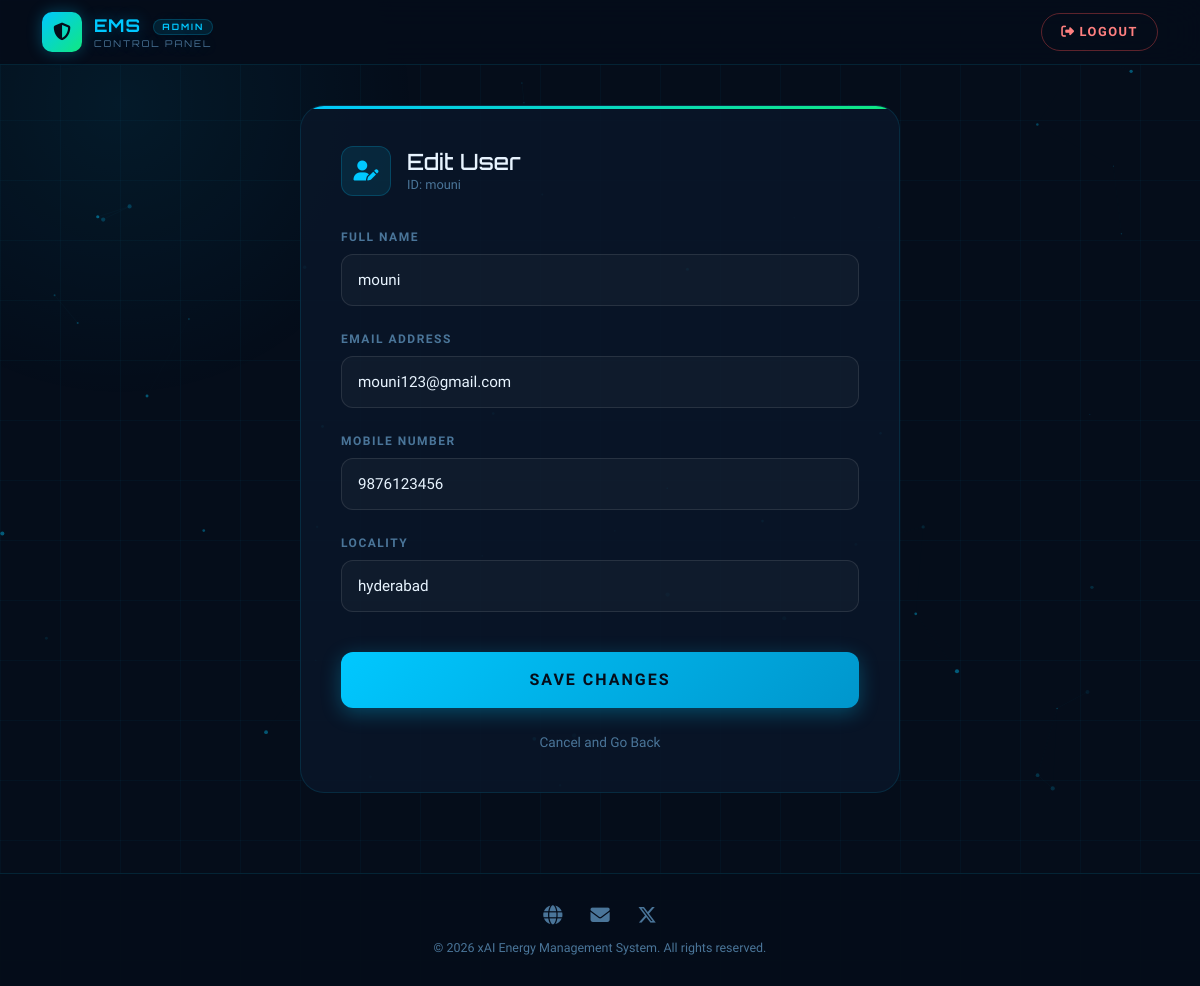
The app's page /AdminEditUser/?uid=3 with its own data.
### users/models.py (models this page shows, shortened)
class UserRegistrationModel(models.Model):
    name = models.CharField(max_length=100)
    loginid = models.CharField(unique=True, max_length=100)
    password = models.CharField(max_length=100)
    mobile = models.CharField(unique=True, max_length=100)
    email = models.CharField(unique=True, max_length=100)
    locality = models.CharField(max_length=100)
    address = models.CharField(max_length=1000)
    city = models.CharField(max_length=100)
    state = models.CharField(max_length=100)
    status = models.CharField(max_length=100)
    class Meta:
        db_table = 'UserRegistrations'

### admins/views.py (the view, shortened to what this page needs)
# urls.py: path("AdminEditUser/", admins.AdminEditUser, name="AdminEditUser"),
def AdminEditUser(request):
    uid = request.GET.get('uid')
    user = UserRegistrationModel.objects.get(id=uid)
    return render(request, 'admins/EditUser.html', {'user': user})

### assets/templates/admins/EditUser.html (shortened to what this page needs)
{% extends 'admins/adminbase.html' %}
{% block content %}
<div class="edit-wrapper animate__animated animate__fadeInUp">
    <div class="edit-card">
        <div class="edit-header">
            <div class="edit-icon"><i class="fas fa-user-pen"></i></div>
            <div>
                <h2 style="font-family:'Orbitron'; font-size:1.4rem; margin:0;">Edit User</h2>
                <p style="font-size:0.8rem; color:var(--text-muted); margin:0;">ID: {{ user.loginid }}</p>
            </div>
        </div>
        <form method="POST">
            <div class="mb-4">
                <label class="form-label-ems">Full Name</label>
                <input type="text" name="name" value="{{ user.name }}" class="form-control-ems" required>
            </div>
            <div class="mb-4">
                <label class="form-label-ems">Email Address</label>
                <input type="email" name="email" value="{{ user.email }}" class="form-control-ems" required>
            </div>
            <div class="mb-4">
                <label class="form-label-ems">Mobile Number</label>
                <input type="text" name="mobile" value="{{ user.mobile }}" class="form-control-ems" required>
            </div>
            <div class="mb-4">
                <label class="form-label-ems">Locality</label>
                <input type="text" name="locality" value="{{ user.locality }}" class="form-control-ems" required>
            </div>
            <button type="submit" class="btn-save">Save Changes</button>
            <a href="{% url 'ViewRegisteredUsers' %}" class="btn-cancel">Cancel and Go Back</a>
        </form>
    </div>
</div>
{% endblock %}

### assets/templates/admins/adminbase.html (style rules this page uses)
:root { --navy-900: #050d1a; --navy-800: #0a1628; --navy-700: #0f2040; --cyan-primary: #00c8ff; --cyan-dark: #0096cc; --cyan-glow: rgba(0,200,255,0.3); --emerald: #10e880; --emerald-glow: rgba(16,232,128,0.3); --text-primary: #e8f4ff; --text-secondary: #8ab4d4; --text-muted: #4a7599; --border-subtle: rgba(0,200,255,0.12); --glass-bg: rgba(10,22,40,0.88); }
*, *::before, *::after { box-sizing: border-box; }
html { scroll-behavior: smooth; }
body { font-family: 'Exo 2', sans-serif; background-color: var(--navy-900); color: var(--text-primary); margin: 0; padding: 0; min-height: 100vh; overflow-x: hidden; }
body::before { content: ''; position: fixed; inset: 0; background-image: linear-gradient(rgba(0,200,255,0.035) 1px, transparent 1px), linear-gradient(90deg, rgba(0,200,255,0.035) 1px, transparent 1px); background-size: 60px 60px; z-index: 0; pointer-events: none; }
body::after { content: ''; position: fixed; top: -20%; left: -15%; width: 600px; height: 600px; background: radial-gradient(circle, rgba(0,200,255,0.07) 0%, transparent 70%); border-radius: 50%; z-index: 0; pointer-events: none; animation: orb-float 16s ease-in-out infinite; }

### assets/templates/admins/EditUser.html (style rules this page uses)
.edit-wrapper { max-width: 600px; margin: 0 auto; }
.edit-card { background: var(--glass-bg); border: 1px solid var(--border-subtle); border-radius: 24px; padding: 2.5rem; position: relative; overflow: hidden; }
.edit-card::before { content: ''; position: absolute; top: 0; left: 0; right: 0; height: 3px; background: linear-gradient(90deg, var(--cyan-primary), var(--emerald)); }
.edit-header { display: flex; align-items: center; gap: 1rem; margin-bottom: 2rem; }
.edit-icon { width: 50px; height: 50px; background: rgba(0,200,255,0.1); border: 1px solid rgba(0,200,255,0.2); border-radius: 12px; display: flex; align-items: center; justify-content: center; font-size: 1.25rem; color: var(--cyan-primary); }
.form-label-ems { font-size: 0.75rem; font-weight: 600; letter-spacing: 1.5px; text-transform: uppercase; color: var(--text-muted); margin-bottom: 0.5rem; display: block; }
.form-control-ems { width: 100%; background: rgba(255,255,255,0.03); border: 1px solid rgba(255,255,255,0.1); border-radius: 12px; padding: 0.85rem 1rem; font-size: 0.95rem; color: var(--text-primary); transition: all 0.3s ease; outline: none; }
.btn-save { width: 100%; background: linear-gradient(135deg, var(--cyan-primary), var(--cyan-dark)); border: none; border-radius: 12px; padding: 1rem; font-weight: 700; text-transform: uppercase; letter-spacing: 2px; color: var(--navy-900); cursor: pointer; transition: all 0.3s ease; box-shadow: 0 5px 20px var(--cyan-glow); margin-top: 1rem; }
.btn-cancel { display: block; text-align: center; margin-top: 1.5rem; font-size: 0.85rem; color: var(--text-muted); text-decoration: none; transition: color 0.3s ease; }

### records on screen
UserRegistrationModel: loginid "mouni", name "mouni", email "mouni123@gmail.com", mobile "9876123456", locality "hyderabad"
